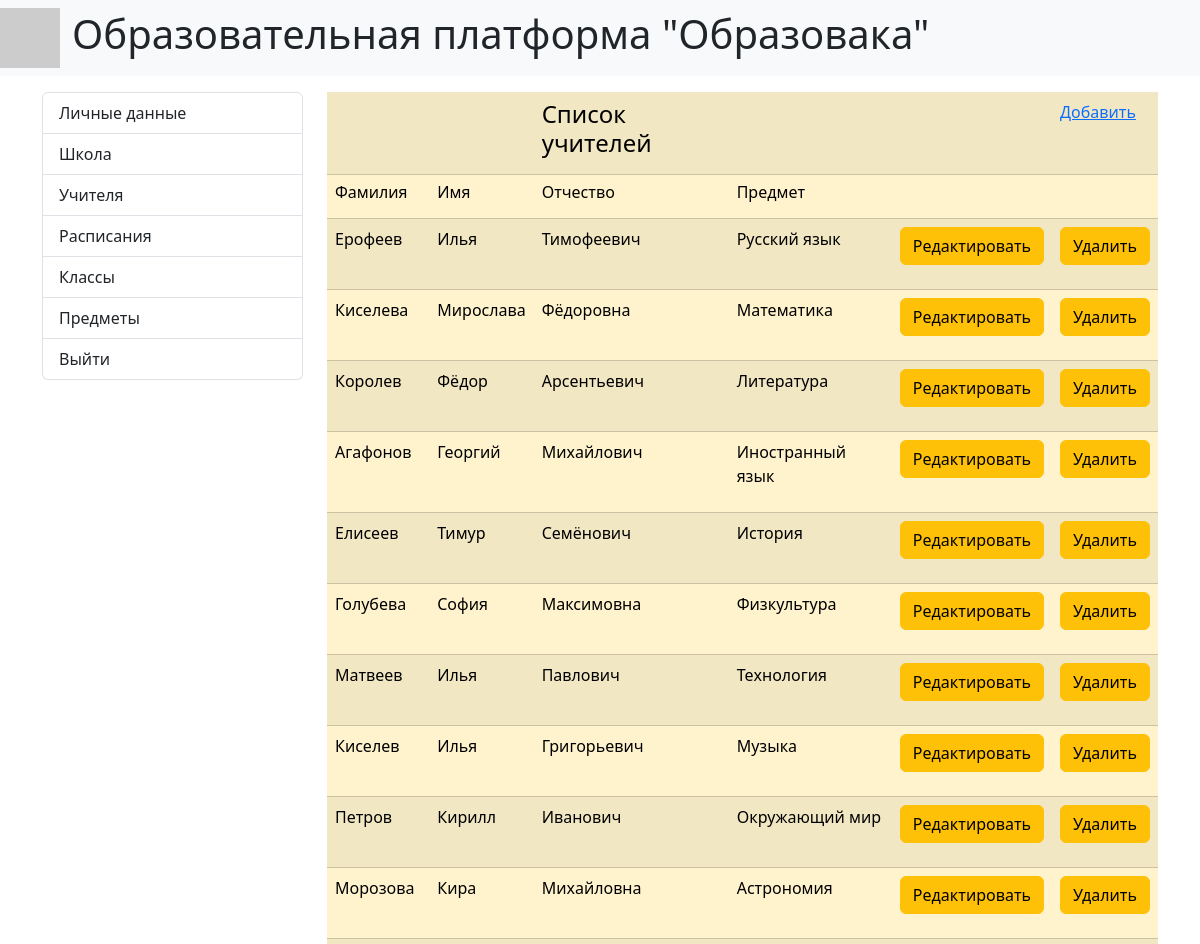
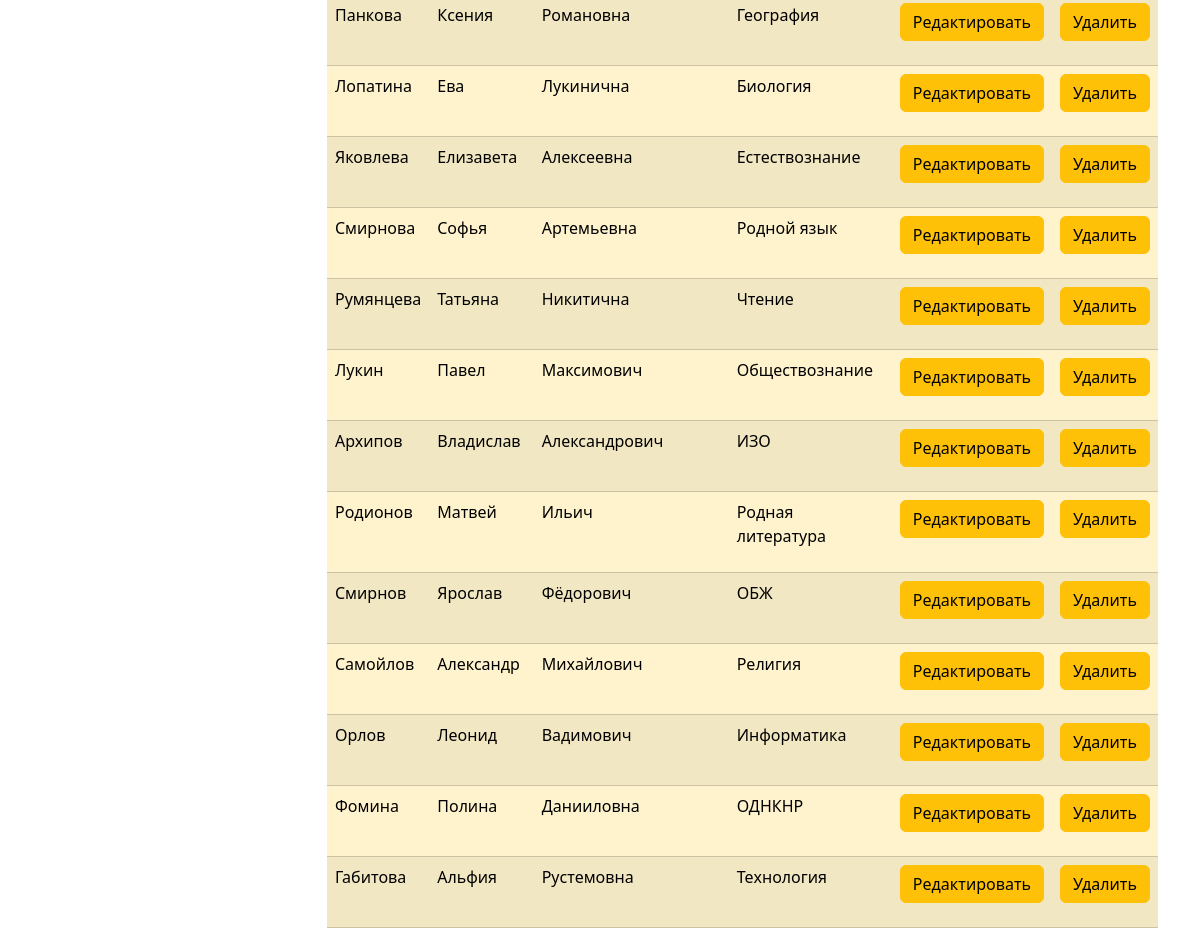
Page /teachers/1 on the committed database (2 pictures, top to bottom).
### core/models.py (models this page shows, shortened)
class Teacher(models.Model):
    surname = models.CharField('Фамилия', max_length=250)
    name = models.CharField('Имя', max_length=250)
    lastname = models.CharField('Отчество', max_length=250, null=True)
    phone = models.CharField('Номер телефона', max_length=50, null=True)
    email = models.CharField('Электронная почта', max_length=50, default='email')
    login = models.CharField('Логин', max_length=150, default='login')
    password = models.CharField('Пароль', max_length=150, default='password')
    school = models.ForeignKey('School', on_delete=models.CASCADE, null=True)
    subject = models.ForeignKey('Subject', on_delete=models.CASCADE, null=True)
    class Meta:
        verbose_name = 'Учитель'
        verbose_name_plural = 'Учитель'

class Subject(models.Model):
    name = models.CharField('Предмет', max_length=100)
    class Meta:
        verbose_name = 'Предмет'
        verbose_name_plural = 'Предмет'

### core/views.py (the view)
# urls.py: path('teachers/<int:pk>', views.TeacherList.as_view(), name='teachers'),
class TeacherList(ListView):
    model = models.Administrator
    template_name = 'core/teachers.html'
    def get_context_data(self, **kwargs):
        context = super().get_context_data(**kwargs)
        admin = models.Administrator.objects.get(pk=self.kwargs['pk'])
        teachers = models.Teacher.objects.filter(school=admin.school.pk)
        context['admin'] = admin
        context['teachers'] = teachers
        return context

### core/templates/core/teachers.html
{% extends 'base.html' %}
{% block sidebar %}
{% include 'inc/_admin_sidebar.html' %}
{% endblock %}
{% block content %}
<div class="col-md-9">
    <table class="table table-warning table-striped">
        <tr>
            <td></td>
            <td></td>
            <td><p class="h4">Список учителей</p></td>
            <td></td>
            <td></td>
            <td><p><a href="{% url 'post_teacher' admin.pk %}">Добавить</a></p></td>
        </tr>
        <tr>
            <td><p class="h6">Фамилия</p></td>
            <td><p class="h6">Имя</p></td>
            <td><p class="h6">Отчество</p></td>
            <td><p class="h6">Предмет</p></td>
            <td></td>
            <td></td>
        </tr>
        {% for teacher in teachers %}
        <tr>
            <td>
                <p> {{ teacher.surname }} </p>
            </td>
            <td>
                <p> {{ teacher.name }} </p>
            </td>
            <td>
                <p> {{ teacher.lastname }} </p>
            </td>
            <td>
                <p> {{ teacher.subject.name }} </p>
            </td>
            <td>
                <p>
                    <a href="{% url 'edit_teacher' pk=admin.pk pk_teacher=teacher.pk %}" class="btn btn-warning"> Редактировать </a>
                </p>
            </td>
            <td>
                <p>
                    <a href="{% url 'delete_teacher' admin.pk teacher.pk %}" class="btn btn-warning"> Удалить </a>
                </p>
            </td>
        </tr>
        {% endfor %}
    </table>
</div>
{% endblock %}

### rows in the picture
Teacher: surname "Ерофеев", name "Илья", lastname "Тимофеевич", subject.name "Русский язык"
Teacher: surname "Киселева", name "Мирослава", lastname "Фёдоровна", subject.name "Математика"
Teacher: surname "Королев", name "Фёдор", lastname "Арсентьевич", subject.name "Литература"
Teacher: surname "Агафонов", name "Георгий", lastname "Михайлович", subject.name "Иностранный язык"
Teacher: surname "Елисеев", name "Тимур", lastname "Семёнович", subject.name "История"
Teacher: surname "Голубева", name "София", lastname "Максимовна", subject.name "Физкультура"
Teacher: surname "Матвеев", name "Илья", lastname "Павлович", subject.name "Технология"
Teacher: surname "Киселев", name "Илья", lastname "Григорьевич", subject.name "Музыка"
Teacher: surname "Петров", name "Кирилл", lastname "Иванович", subject.name "Окружающий мир"
Teacher: surname "Морозова", name "Кира", lastname "Михайловна", subject.name "Астрономия"
Teacher: surname "Панкова", name "Ксения", lastname "Романовна", subject.name "География"
Teacher: surname "Лопатина", name "Ева", lastname "Лукинична", subject.name "Биология"
Teacher: surname "Яковлева", name "Елизавета", lastname "Алексеевна", subject.name "Естествознание"
Teacher: surname "Смирнова", name "Софья", lastname "Артемьевна", subject.name "Родной язык"
Teacher: surname "Румянцева", name "Татьяна", lastname "Никитична", subject.name "Чтение"
Teacher: surname "Лукин", name "Павел", lastname "Максимович", subject.name "Обществознание"
Teacher: surname "Архипов", name "Владислав", lastname "Александрович", subject.name "ИЗО"
Teacher: surname "Родионов", name "Матвей", lastname "Ильич", subject.name "Родная литература"
Teacher: surname "Смирнов", name "Ярослав", lastname "Фёдорович", subject.name "ОБЖ"
Teacher: surname "Самойлов", name "Александр", lastname "Михайлович", subject.name "Религия"
Teacher: surname "Орлов", name "Леонид", lastname "Вадимович", subject.name "Информатика"
Teacher: surname "Фомина", name "Полина", lastname "Данииловна", subject.name "ОДНКНР"
Teacher: surname "Габитова", name "Альфия", lastname "Рустемовна", subject.name "Технология"
